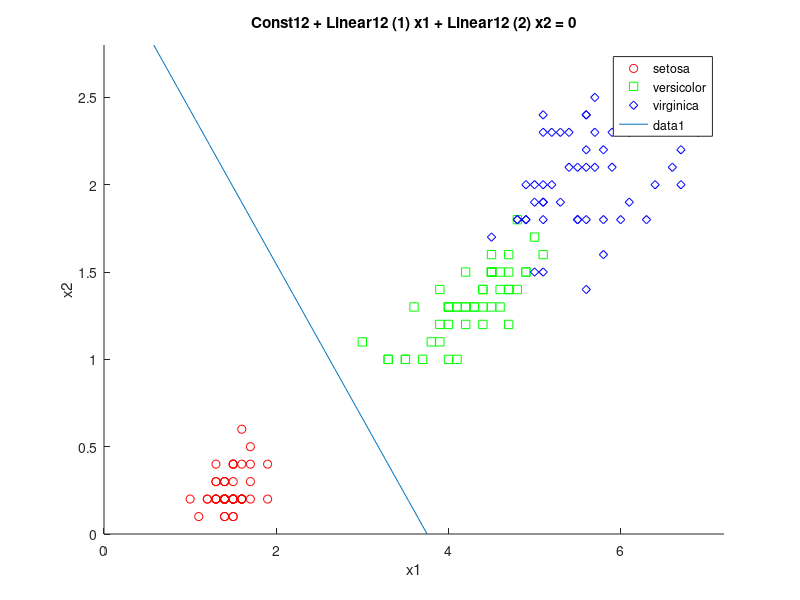

Here is the MATLAB script that generated this plot: (Note: this script raises an error after producing the figure.)
load fisheriris
DiscrModel = fitcdiscr(meas,species);
DiscrModel.Mu
DiscrModel.Coeffs
X = [meas(:,3) meas(:,4)];
DiscrModelPetal = fitcdiscr(X,species);
gscatter(meas(:,3), meas(:,4), species,'rgb','osd');
Const12 = DiscrModelPetal.Coeffs(1,2).Const;
Linear12 = DiscrModelPetal.Coeffs(1,2).Linear;
hold on
Bound12 = @(x1,x2) Const12 + Linear12(1)*x1 + Linear12(2)*x2;
B12 = ezplot(Bound12,[0 7.2 0 2.8]);
B12.Color = 'r';
B12.LineWidth = 2;
Const23 = DiscrModelPetal.Coeffs(2,3).Const;
Linear23 = DiscrModelPetal.Coeffs(2,3).Linear;
Bound23 = @(x1,x2) Const23 + Linear23 (1)*x1 + Linear23 (2)*x2;
B23 = ezplot(Bound23,[0 7.2 0 2.8]);
B23.Color = 'b';
B23.LineWidth = 2;
xlabel('Petal Length')
ylabel('Petal Width')
title('{\bf Linear Classification by Discriminant Analysis}')
NewPointsX=[2 5 6];
NewPointsY=[0.5 1.5 2];
LabelsNewPoints = predict(DiscrModelPetal,[NewPointsX' NewPointsY']);
plot(NewPointsX,NewPointsY,'*')
DiscrModelResubErr = resubLoss(DiscrModel);
PredictedValue = predict(DiscrModel,meas);
ConfMat = confusionmat(species,PredictedValue);
Err = ~strcmp(PredictedValue,species);
gscatter(meas(:,3), meas(:,4), species,'rgb','osd');
hold on
plot(meas(Err,3), meas(Err,4), 'kx');
xlabel('Petal length');
ylabel('Petal width');


%%%%%%  X=rand(100,2);
Y=(X(:,1)<0.3 | X(:,2)>0.6);
SimpleTree=fitctree(X,Y);
view(SimpleTree)
view(SimpleTree,'mode','graph')

%FisherIris dataset
load fisheriris
tabulate(species)
gplotmatrix(a,b,group)
gplotmatrix(meas, meas, species);
gscatter(meas(:,3), meas(:,4), species,'rgb','osd');
xlabel('Petal length');
ylabel('Petal width');
ClassTree= fitctree(meas,species);
view(ClassTree)
view(ClassTree,'mode','graph')
MeasNew= [5.9 3.2 1.3 0.25];
predict(ClassTree,measNew)
resuberror = resubLoss(ClassTree);
cvrtree = crossval(ClassTree);
cvloss = kfoldLoss(cvrtree);


